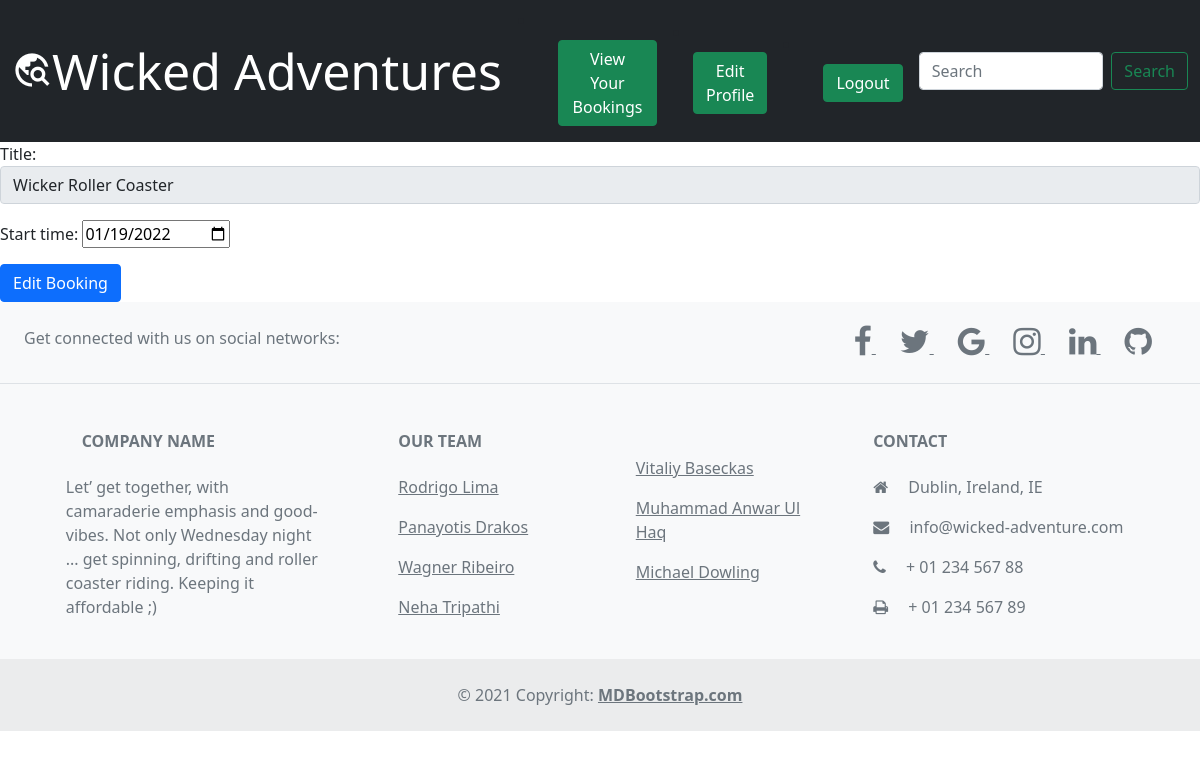
The app's page /booking_edit/13/ (signed in), older data.
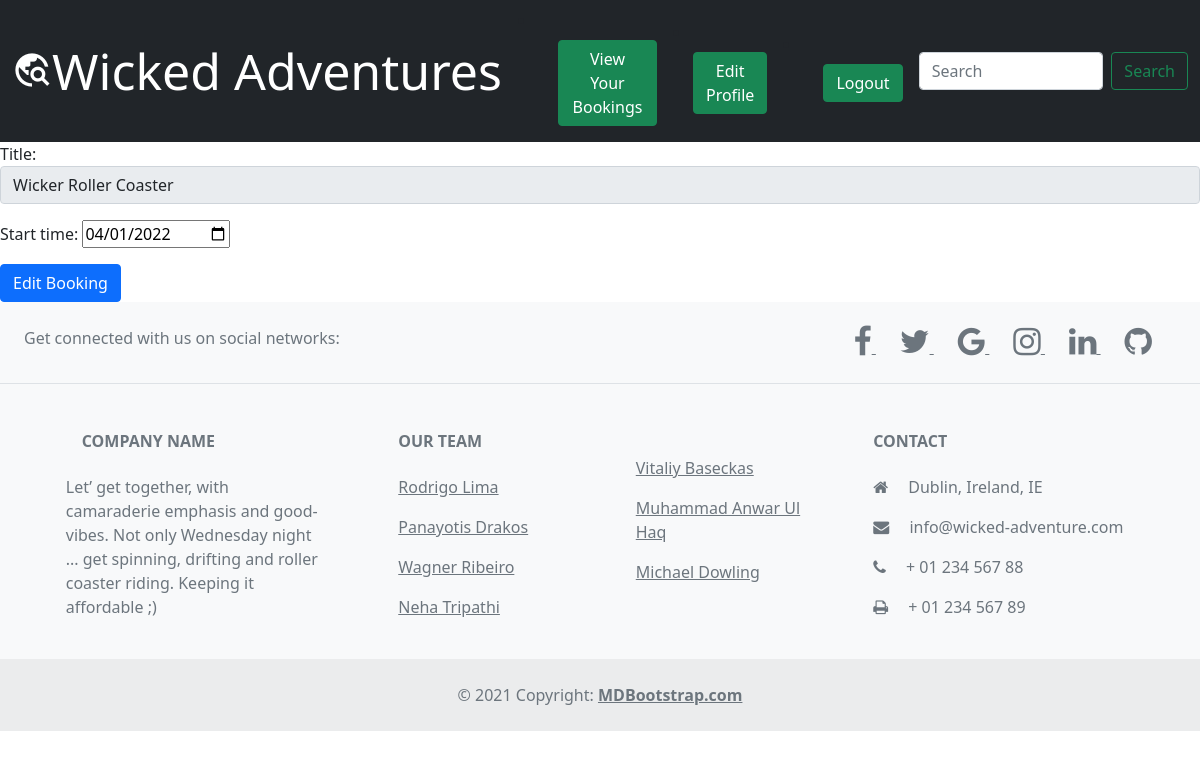
The same page, newer data.
### book/models.py (models this page shows, shortened)
class Booking(models.Model):
    user = models.ForeignKey(User, null=True, on_delete=models.CASCADE)
    title = models.CharField(max_length=200)
    start_time = models.DateTimeField()

### book/views.py (the view)
# urls.py: path('booking_edit/<int:pk>/', BookEdit.as_view(), name='booking_edit'),
class BookEdit(generic.UpdateView):
    model = Booking
    template_name = 'booking_edit.html'
    form_class = BookingForm
    success_url = reverse_lazy('home')

### book/forms.py
class BookingForm(forms.ModelForm):
    class Meta:
        model = Booking
        fields = ('user', 'title', 'start_time')
        input_formats = ['%d/%m/%Y']
        widgets = {
            'user': forms.TextInput(attrs={'id': 'id', 'type': 'hidden'}),
            'title': forms.TextInput(attrs={'class': 'form-control', 'readonly': 'readonly'}),
            'start_time': DateInput(attrs={'type': 'date'}),
        }

### book/templates/booking_edit.html (shortened to what this page needs)
{% extends 'base-extended.html' %}
{% block content %}
{% if user.is_authenticated %}
        <div class="form-group">
        <form method="POST" enctype="multipart/form-data">
            {{ form.as_p }}
            <button class="btn btn-primary" name = "booking_edit_button" >Edit Booking</button>
        </form>
        </div>
{% else %}
    You are not allowed...
{% endif %}
{% endblock %}

Row changes from the older to the newer data that the page shows:
changed Booking "Wicker Roller Coaster": start_time "01/19/2022" → "04/01/2022"
